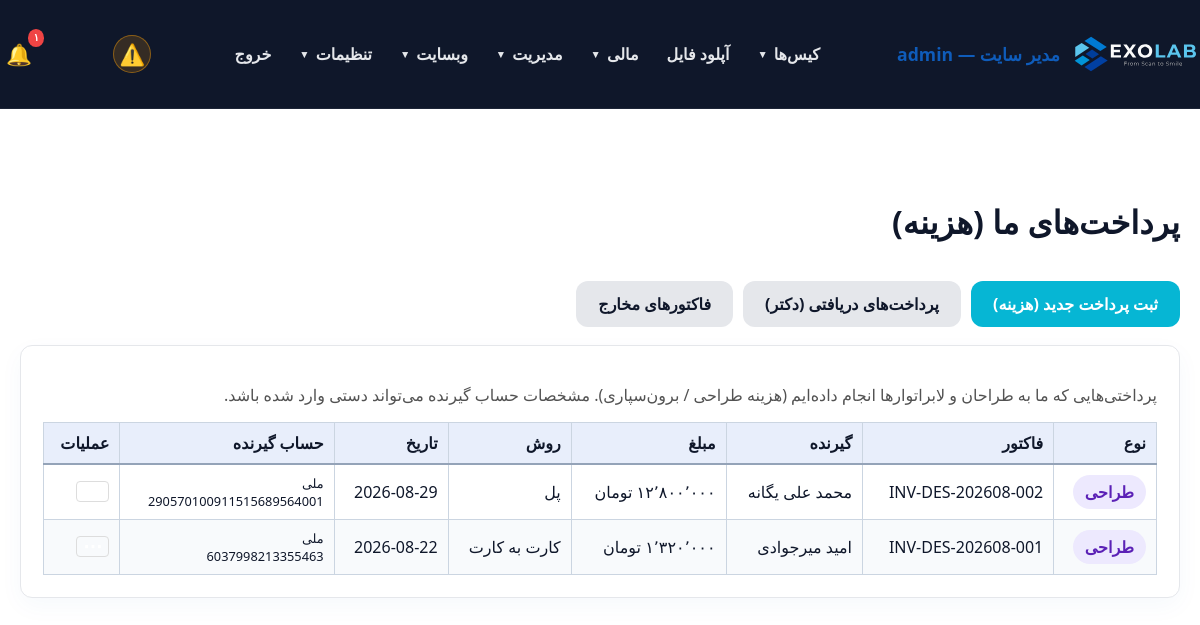
/panel/expense_payments.php (signed in), run on the app's committed database.
### tables this page shows
CREATE TABLE `users` (
  `id` int(11) NOT NULL AUTO_INCREMENT,
  `username` varchar(100) NOT NULL,
  `password_hash` varchar(255) NOT NULL,
  `full_name` varchar(255) NOT NULL,
  `email` varchar(255) DEFAULT NULL,
  `phone` varchar(20) DEFAULT NULL,
  `role` enum('admin','doctor','staff','secretary','designer','technician','operator','powder','courier','finance','outsource_lab','customer_lab','partner_lab','clinic','branch_admin') NOT NULL DEFAULT 'staff',
  `branch_id` int(11) DEFAULT NULL,
  `clinic_id` int(11) DEFAULT NULL,
  `lab_id` int(11) DEFAULT NULL,
  `is_designer` tinyint(1) NOT NULL DEFAULT 0,
  `is_default_designer` tinyint(1) NOT NULL DEFAULT 0,
  `active` tinyint(1) DEFAULT 1,
  `last_login` datetime DEFAULT NULL,
  `created_at` datetime DEFAULT current_timestamp(),
  `updated_at` datetime DEFAULT current_timestamp() ON UPDATE current_timestamp(),
  `notes` text DEFAULT NULL,
  PRIMARY KEY (`id`),
  UNIQUE KEY `username` (`username`),
  KEY `idx_users_clinic_id` (`clinic_id`),
  KEY `idx_users_is_designer` (`is_designer`),
  CONSTRAINT `fk_users_clinic` FOREIGN KEY (`clinic_id`) REFERENCES `users` (`id`) ON DELETE SET NULL ON UPDATE CASCADE
);

CREATE TABLE `expense_payments` (
  `id` int(11) NOT NULL AUTO_INCREMENT,
  `branch_id` int(11) DEFAULT NULL,
  `expense_type` varchar(20) NOT NULL,
  `invoice_id` int(11) NOT NULL,
  `party_name` varchar(255) DEFAULT NULL,
  `amount` decimal(15,2) NOT NULL DEFAULT 0.00,
  `payment_method` varchar(50) DEFAULT NULL,
  `payment_date` date DEFAULT NULL,
  `transaction_number` varchar(255) DEFAULT NULL,
  `recipient_bank` varchar(120) DEFAULT NULL,
  `recipient_card` varchar(120) DEFAULT NULL,
  `notes` text DEFAULT NULL,
  `created_at` timestamp NOT NULL DEFAULT current_timestamp(),
  `updated_at` timestamp NOT NULL DEFAULT current_timestamp() ON UPDATE current_timestamp(),
  PRIMARY KEY (`id`),
  KEY `expense_type` (`expense_type`,`invoice_id`),
  KEY `branch_id` (`branch_id`)
);

### panel/db.php (called while the page is built, shortened)
<?php
function db() {
    static $pdo = null;
    if ($pdo === null) {
        try {
            $pdo = Connection::getInstance();
        } catch (Throwable $e) {
            $dbFailMsg = 'db connection failed: ' . $e->getMessage();
            if (function_exists('exolab_log_throttled')) {
                exolab_log_throttled('db_connect_failed', $dbFailMsg, 60);
            } else {
                error_log($dbFailMsg);
            }
            try {
                Connection::reset();
                usleep(150000);
                $pdo = Connection::getInstance();
            } catch (Throwable $e2) {
                $dbFailMsg2 = 'db connection retry failed: ' . $e2->getMessage();
                if (function_exists('exolab_log_throttled')) {
                    exolab_log_throttled('db_connect_failed_retry', $dbFailMsg2, 60);
                } else {
                    error_log($dbFailMsg2);
                }
                dbConnectionFailedResponse();
            }
        }
    }
    return $pdo;
}
function canManageScanAppointments(?array $user = null): bool {
    $user = $user ?: (function_exists('current_user') ? current_user() : null);
    $role = (string) ($user['role'] ?? '');
    if (in_array($role, ['admin', 'branch_admin', 'technician', 'secretary', 'staff'], true)) return true;
    return false;
}
function canViewScanBodyLibrary(?array $user = null): bool {
    $user = $user ?: (function_exists('current_user') ? current_user() : null);
    if (is_admin()) return true;
    return false;
}
function currentBranchId(): ?int {
    $user = current_user();
    if ($user['role'] === 'admin') return null;
    $bid = $user['branch_id'] ?? null;
    return $bid !== null && $bid !== '' ? (int) $bid : null;
}
function getAllExpensePayments(?string $type = null, ?int $invoiceId = null): array {
    $bid = currentBranchId();
    $params = [];
    $sql = 'SELECT p.*,
               CASE p.expense_type
                 WHEN "designer" THEN di.designer_name
                 ELSE oi.lab_name
               END AS party_name,
               CASE p.expense_type
                 WHEN "designer" THEN di.invoice_number
                 ELSE oi.invoice_number
               END AS invoice_number
            FROM expense_payments p
            LEFT JOIN (SELECT di.id, di.invoice_number, u.full_name AS designer_name
                       FROM designer_invoices di LEFT JOIN users u ON di.designer_id = u.id) di
              ON p.expense_type = "designer" AND di.id = p.invoice_id
            LEFT JOIN (SELECT oi.id, oi.invoice_number, u.full_name AS lab_name
                       FROM outsource_invoices oi LEFT JOIN users u ON oi.lab_id = u.id) oi
              ON p.expense_type = "outsource" AND oi.id = p.invoice_id';
    $sql .= ' ORDER BY p.payment_date DESC, p.id DESC';
    $stmt = db()->prepare($sql);
    $stmt->execute($params);
    return $stmt->fetchAll();
}
function getUnreadNotificationCount(int $userId): int {
    $stmt = db()->prepare('SELECT COUNT(*) FROM notifications WHERE user_id = ? AND is_read = 0');
    $stmt->execute([$userId]);
    return (int) $stmt->fetchColumn();
}

### includes/helpers.php (called while the page is built, shortened)
<?php
require_once __DIR__ . '/icons.php';
function toPersianDigits($input) {
    $numbers = ['0','1','2','3','4','5','6','7','8','9'];
    $persian = ['۰','۱','۲','۳','۴','۵','۶','۷','۸','۹'];
    return str_replace($numbers, $persian, $input);
}
function formatAmountToman($value) {
    $clean = preg_replace('/[^\d\.\-]/', '', (string) $value);
    $formatted = number_format((float) round($clean), 0, '.', ',');
    $formatted = str_replace(',', '٬', $formatted);
    return toPersianDigits($formatted) . ' تومان';
}

### panel/expense_payments.php (the view, shortened to what this page needs)
<?php
require_once __DIR__ . '/auth.php';
require_admin();
$payments = getAllExpensePayments();
panel_layout_start('پرداخت‌های ما (هزینه)');
?>
<div style="margin-bottom:18px; display:flex; gap:10px; flex-wrap:wrap;">
    <a class="btn" href="expense_payment_form.php" style="background:#06B6D4; color:#fff;">ثبت پرداخت جدید (هزینه)</a>
    <a class="btn" href="payments.php" style="background:#E5E7EB; color:#0F172A;">پرداخت‌های دریافتی (دکتر)</a>
    <a class="btn" href="expenses.php" style="background:#E5E7EB; color:#0F172A;">فاکتورهای مخارج</a>
</div>
<div class="form-card">
    <p style="color:#525252;">پرداختی‌هایی که ما به طراحان و لابراتوارها انجام داده‌ایم (هزینه طراحی / برون‌سپاری). مشخصات حساب گیرنده می‌تواند دستی وارد شده باشد.</p>
    <?php if (empty($payments)): ?>
        <p class="empty">هیچ پرداخت هزینه‌ای ثبت نشده است.</p>
    <?php else: ?>
    <div style="overflow-x:auto;">
    <table class="datatable display" data-order="5">
        <thead>
        <tr>
            <th>نوع</th>
            <th>فاکتور</th>
            <th>گیرنده</th>
            <th>مبلغ</th>
            <th>روش</th>
            <th>تاریخ</th>
            <th>حساب گیرنده</th>
            <th>عملیات</th>
        </tr>
        </thead>
        <tbody>
        <?php foreach ($payments as $p): ?>
            <tr>
                <td><span class="badge" style="background:<?= $p['expense_type'] === 'outsource' ? '#fef3c7' : '#ede9fe' ?>; color:<?= $p['expense_type'] === 'outsource' ? '#92400e' : '#5b21b6' ?>;"><?= $p['expense_type'] === 'outsource' ? 'برون‌سپاری' : 'طراحی' ?></span></td>
                <td><?= htmlspecialchars($p['invoice_number'] ?? '—') ?></td>
                <td><?= htmlspecialchars($p['party_name'] ?? '—') ?></td>
                <td><?= formatAmountToman($p['amount']) ?></td>
                <td><?= htmlspecialchars($p['payment_method'] ?? '—') ?></td>
                <td><?= $p['payment_date'] ? toJalaliDateFormatted($p['payment_date']) : '—' ?></td>
                <td style="font-size:0.8rem;">
                    <?php if (!empty($p['recipient_bank'])): ?><div><?= htmlspecialchars($p['recipient_bank']) ?></div><?php endif; ?>
                    <?php if (!empty($p['recipient_card'])): ?><div dir="ltr" style="text-align:right;"><?= htmlspecialchars($p['recipient_card']) ?></div><?php endif; ?>
                </td>
                <td class="actions">
                    <?= action_dropdown(null, 'expense_payment_form.php?id=' . $p['id'], 'delete_expense_payment.php', $p['id']) ?>
                </td>
            </tr>
        <?php endforeach; ?>
        </tbody>
    </table>
    </div>
    <?php endif; ?>
</div>
<?php panel_layout_end(); ?>

### panel/auth.php (shortened to what this page needs)
<?php
require_once __DIR__ . '/db.php';
require_once __DIR__ . '/../includes/helpers.php';
function current_user() {
    static $user = null;
    if ($user !== null) return $user;
    $stmt = db()->prepare('SELECT * FROM users WHERE id = ? AND active = 1 LIMIT 1');
    $stmt->execute([(int)$_SESSION[USER_SESSION_KEY]]);
    $user = $stmt->fetch();
    return $user;
}
function is_logged_in() {
    return current_user() !== null;
}
function is_admin(): bool {
    $user = current_user();
    return $user['role'] === 'admin' || $user['role'] === 'branch_admin';
}
function is_root_admin(): bool {
    $user = current_user();
    return $user && $user['role'] === 'admin';
}
function has_permission($permission) {
    $user = current_user();
    $perms = $GLOBALS['role_permissions'][$user['role']] ?? [];
    return in_array('*', $perms) || in_array($permission, $perms);
}
function require_login() {
    if (!is_logged_in()) {
        $target = getLoginRedirectUrl();
        if ($target !== '') {
            $_SESSION['login_redirect'] = $target;
        }
        header('Location: login.php');
        exit;
    }
}
function require_admin() {
    require_login();
}
function panel_layout_start($title = 'پنل مدیریت') {
    $user = current_user();
    ?>
    <!DOCTYPE html>
    <html lang="fa" dir="rtl">
    <head>
        <link rel="stylesheet" href="../assets/css/style.css">
        <link rel="stylesheet" href="../assets/css/datatables.min.css">
    </head>
    <body>
    <header class="site-header">
        <div class="container" style="justify-content: space-between;">
            <a class="brand" href="dashboard.php">
                <img src="../assets/icons/EXOLAB_LOGO_HORIZENTAL.svg" alt="EXOLAB" class="site-logo">
                <span><?= $user ? htmlspecialchars($user['full_name']) . ' — ' . $user['role'] : 'پنل' ?></span>
            </a>
            <nav class="site-nav" id="siteNav">
                <?php
                $navCanCases  = has_permission('view_all_cases') || has_permission('view_own_cases') || has_permission('view_assigned_cases') || has_permission('view_clinic_cases') || has_role('designer');
                $navCanUpload = $user && in_array($user['role'] ?? '', ['doctor', 'designer', 'admin', 'branch_admin', 'clinic', 'lab', 'outsource_lab', 'customer_lab', 'partner_lab'], true);
                $navCanInv    = has_permission('view_invoices') || has_permission('view_clinic_invoices') || has_permission('view_own_invoices') || is_admin();
                $navCanPay    = has_permission('view_own_payments') || has_permission('view_clinic_payments') || has_permission('view_payments') || is_admin();
                $navIsAdmin   = is_admin();
                $navIsRoot    = is_root_admin();
                ?>
                <?php if ($navCanCases): ?>
                    <div class="nav-group">
                        <button type="button" class="nav-group-toggle" onclick="toggleNavGroup(this)">کیس‌ها <span class="caret">▼</span></button>
                    </div>
                <?php endif; ?>
                <?php if ($navCanUpload): ?>
                    <a class="nav-link" href="uploads.php">آپلود فایل</a>
                <?php endif; ?>
                <?php if ($navCanInv || $navCanPay || $navIsAdmin): ?>
                    <div class="nav-group">
                        <button type="button" class="nav-group-toggle" onclick="toggleNavGroup(this)">مالی <span class="caret">▼</span></button>
                    </div>
                <?php endif; ?>
                <?php if ($navIsAdmin): ?>
                    <div class="nav-group">
                        <button type="button" class="nav-group-toggle" onclick="toggleNavGroup(this)">مدیریت <span class="caret">▼</span></button>
                    </div>
                    <div class="nav-group">
                        <button type="button" class="nav-group-toggle" onclick="toggleNavGroup(this)">وبسایت <span class="caret">▼</span></button>
                    </div>
                <?php endif; ?>
                <?php if ($navIsRoot || $user): ?>
                    <div class="nav-group">
                        <button type="button" class="nav-group-toggle" onclick="toggleNavGroup(this)">تنظیمات <span class="caret">▼</span></button>
                    </div>
                <?php endif; ?>
                <a class="nav-link" href="logout.php">خروج</a>
            </nav>
            <?php if ($user): $notifCount = getUnreadNotificationCount($user['id']); $notifImportantCount = getUnreadImportantNotificationCount($user['id']); ?>
                <a href="notifications.php?scope=important" class="notif-bell notif-bell-important" title="اعلان‌های مهم (کامنت جدید و تغییر وضعیت)" aria-label="اعلان‌های مهم" style="position:relative; margin-right:6px;">
                    <span class="notif-bell-icon" style="font-size:1.3rem;">⚠️</span>
                </a>
                <a href="notifications.php" class="notif-bell" title="همهٔ اعلان‌ها" aria-label="همهٔ اعلان‌ها" style="position:relative; margin-right:10px;">
                    <span class="notif-bell-icon" style="font-size:1.3rem;">🔔</span>
                    <?php if ($notifCount > 0): ?>
                        <span class="notif-bell-badge badge-normal"><?= toPersianDigits($notifCount > 99 ? '99+' : $notifCount) ?></span>
                    <?php endif; ?>
                </a>
            <?php endif; ?>
        </div>
    </header>
    <main class="section">
        <div class="container">
            <h2><?= htmlspecialchars($title) ?></h2>
    <?php
}
function panel_layout_end() {
    ?>
        </div>
    </main>
    </body>
    </html>
    <?php
}

### data on the page
users: full_name "مدیر سایت", role "admin"
expense_payments: expense_type "طراحی", invoice_number "INV-DES-202608-002", party_name "محمد علی یگانه", amount "۱۲٬۸۰۰٬۰۰۰ تومان", payment_method "پل", payment_date "2026-08-29", recipient_bank "ملی", recipient_card "290570100911515689564001"
expense_payments: expense_type "طراحی", invoice_number "INV-DES-202608-001", party_name "امید میرجوادی", amount "۱٬۳۲۰٬۰۰۰ تومان", payment_method "کارت به کارت", payment_date "2026-08-22", recipient_bank "ملی", recipient_card "6037998213355463"

### other printed values
toPersianDigits($notifCount > 99 ? '99+' : $notifCount) "۱"
$title "پرداخت‌های ما (هزینه)"
